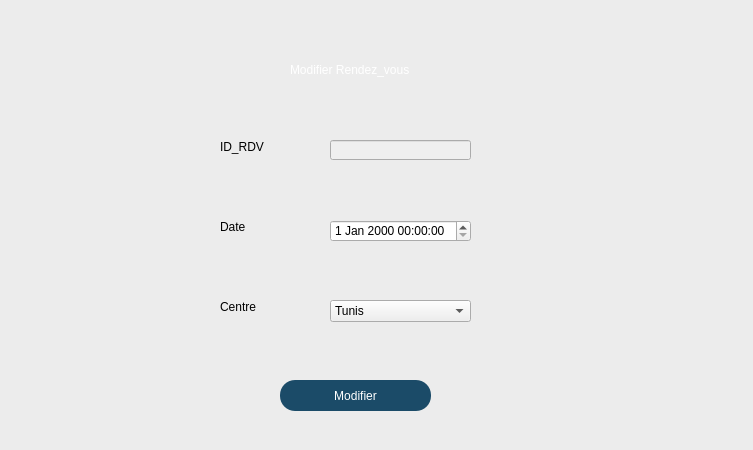
<?xml version="1.0" encoding="UTF-8"?>
<ui version="4.0">
 <class>Modifier_RDV</class>
 <widget class="QMainWindow" name="Modifier_RDV">
  <property name="geometry">
   <rect>
    <x>0</x>
    <y>0</y>
    <width>753</width>
    <height>450</height>
   </rect>
  </property>
  <property name="windowTitle">
   <string>MainWindow</string>
  </property>
  <widget class="QWidget" name="centralwidget">
   <widget class="QGroupBox" name="groupBox">
    <property name="geometry">
     <rect>
      <x>-10</x>
      <y>-30</y>
      <width>771</width>
      <height>501</height>
     </rect>
    </property>
    <property name="title">
     <string/>
    </property>
    <widget class="QLabel" name="label">
     <property name="geometry">
      <rect>
       <x>230</x>
       <y>170</y>
       <width>47</width>
       <height>14</height>
      </rect>
     </property>
     <property name="text">
      <string>ID_RDV</string>
     </property>
    </widget>
    <widget class="QLabel" name="label_2">
     <property name="geometry">
      <rect>
       <x>230</x>
       <y>250</y>
       <width>47</width>
       <height>14</height>
      </rect>
     </property>
     <property name="text">
      <string>Date</string>
     </property>
    </widget>
    <widget class="QLabel" name="label_5">
     <property name="geometry">
      <rect>
       <x>230</x>
       <y>330</y>
       <width>47</width>
       <height>14</height>
      </rect>
     </property>
     <property name="text">
      <string>Centre</string>
     </property>
    </widget>
    <widget class="QLineEdit" name="ID_RDV">
     <property name="enabled">
      <bool>false</bool>
     </property>
     <property name="geometry">
      <rect>
       <x>340</x>
       <y>170</y>
       <width>141</width>
       <height>20</height>
      </rect>
     </property>
    </widget>
    <widget class="QPushButton" name="pushButton_mod">
     <property name="geometry">
      <rect>
       <x>290</x>
       <y>410</y>
       <width>151</width>
       <height>31</height>
      </rect>
     </property>
     <property name="styleSheet">
      <string notr="true">background-color:rgb(27, 75, 104);
color:white;
border-radius:15px;</string>
     </property>
     <property name="text">
      <string>Modifier</string>
     </property>
    </widget>
    <widget class="QLabel" name="label_7">
     <property name="geometry">
      <rect>
       <x>10</x>
       <y>10</y>
       <width>761</width>
       <height>491</height>
      </rect>
     </property>
     <property name="text">
      <string/>
     </property>
     <property name="pixmap">
      <pixmap resource="resources.qrc">:/images/icons/Inter.png</pixmap>
     </property>
    </widget>
    <widget class="QLabel" name="label_8">
     <property name="geometry">
      <rect>
       <x>300</x>
       <y>90</y>
       <width>141</width>
       <height>20</height>
      </rect>
     </property>
     <property name="styleSheet">
      <string notr="true">color:white;</string>
     </property>
     <property name="text">
      <string>Modifier Rendez_vous</string>
     </property>
    </widget>
    <widget class="QDateTimeEdit" name="DATE_RDV">
     <property name="geometry">
      <rect>
       <x>340</x>
       <y>250</y>
       <width>141</width>
       <height>22</height>
      </rect>
     </property>
    </widget>
    <widget class="QComboBox" name="CENTRE">
     <property name="geometry">
      <rect>
       <x>340</x>
       <y>330</y>
       <width>141</width>
       <height>22</height>
      </rect>
     </property>
     <item>
      <property name="text">
       <string>Tunis</string>
      </property>
     </item>
     <item>
      <property name="text">
       <string>Ariena</string>
      </property>
     </item>
    </widget>
    <zorder>label_7</zorder>
    <zorder>label</zorder>
    <zorder>label_2</zorder>
    <zorder>label_5</zorder>
    <zorder>ID_RDV</zorder>
    <zorder>pushButton_mod</zorder>
    <zorder>label_8</zorder>
    <zorder>DATE_RDV</zorder>
    <zorder>CENTRE</zorder>
   </widget>
  </widget>
 </widget>
 <resources>
  <include location="resources.qrc"/>
 </resources>
 <connections/>
</ui>
